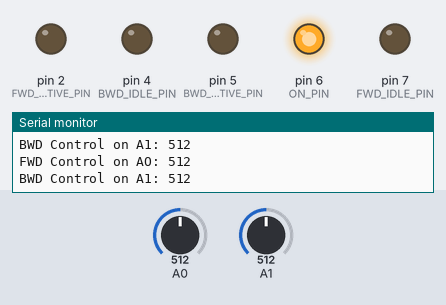
The sketch below on a simulated Arduino Uno, built with avr-gcc and run on an emulated ATmega328P. Shown: output pins drawn as LEDs (lit = HIGH), the last lines printed to the serial monitor. The inputs (shaded band) are chosen by the test bench; at power-on: A0 = 512, A1 = 512.

Above: at 1.2 s.
1.3 s: A0 set to 584
4.3 s: A0 set to 614
At 5.3 s:
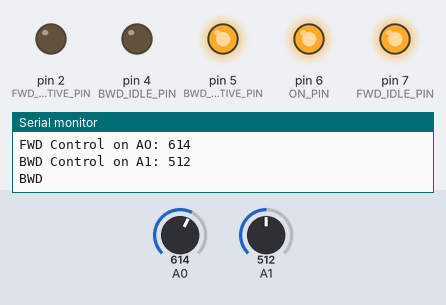
5.9 s: A1 set to 590
8.1 s: A1 set to 617
At 10.5 s:
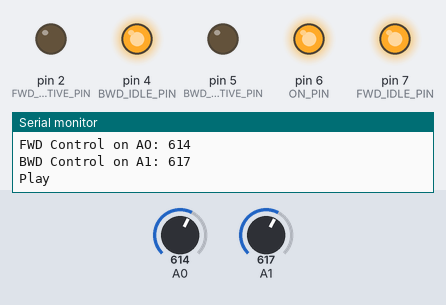
10.8 s: A0 set to 511
At 12.3 s:
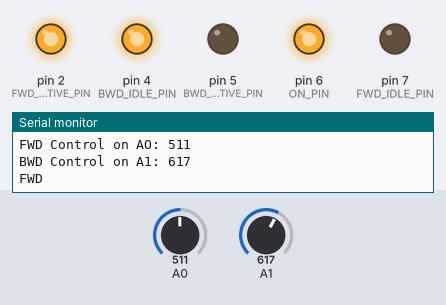
12.6 s: A0 set to 716
At 14.6 s:
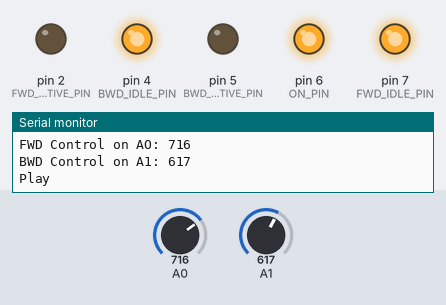
Timing chart, 0 to 16.0 s (numbered marks = the images above; inputs shaded):
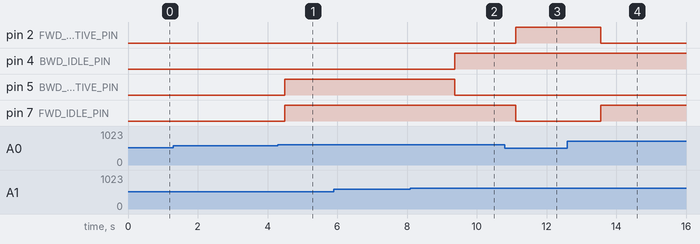

The sketch:

VideobotControl.ino
```cpp
#define PLAY 0xEF50AF
#define STOP 0xEF40BF
#define FWD 0xEF0AF5
#define BWD 0xEF2AD5

#define IR_SIGNAL_COUNT 1
#define JUMP_DELAY 1000

#include <IRremote.h>

IRsend irsend;

const int FWD_IDLE_PIN = 7;
const int FWD_ACTIVE_PIN = 2;
const int BWD_IDLE_PIN = 4;
const int BWD_ACTIVE_PIN = 5;
const int ON_PIN = 6;

const int treshold = 600;


void setup() {
Serial.begin(9600);
  pinMode(FWD_IDLE_PIN, OUTPUT);
  pinMode(FWD_ACTIVE_PIN, OUTPUT);
  pinMode(BWD_IDLE_PIN, OUTPUT);
  pinMode(BWD_ACTIVE_PIN, OUTPUT);
  pinMode(ON_PIN, OUTPUT);
  pinMode(A0, INPUT);
  pinMode(A1, INPUT);
  digitalWrite(ON_PIN, HIGH);   // set the LED on
}
void loop() {
  int fwdControl = analogRead(A0);
  Serial.print("FWD Control on AO: ");
  Serial.println(fwdControl);
  int bwdControl = analogRead(A1);
  Serial.print("BWD Control on A1: ");
  Serial.println(bwdControl);

  if(fwdControl > treshold && bwdControl > treshold){
    play();
  }
  if(fwdControl < treshold && bwdControl > treshold){
    fwd();
    delay(JUMP_DELAY);
  }
  if(fwdControl > treshold && bwdControl < treshold){
    bwd();
    delay(JUMP_DELAY);
  }
  delay(50);
}

void play(){
  Serial.println("Play");
  sendPlayCommand();
  digitalWrite(FWD_IDLE_PIN, HIGH);   // set the LED on
  digitalWrite(FWD_ACTIVE_PIN, LOW);   // set the LED on
  digitalWrite(BWD_IDLE_PIN, HIGH);   // set the LED on
  digitalWrite(BWD_ACTIVE_PIN, LOW);   // set the LED on
}
void fwd(){
  Serial.println("FWD");
  sendFwdCommand();
  digitalWrite(FWD_IDLE_PIN, LOW);   // set the LED on
  digitalWrite(FWD_ACTIVE_PIN, HIGH);   // set the LED on
  digitalWrite(BWD_IDLE_PIN, HIGH);   // set the LED on
  digitalWrite(BWD_ACTIVE_PIN, LOW);   // set the LED on
}
void bwd(){
  Serial.println("BWD");
  sendBwdCommand();
  digitalWrite(FWD_IDLE_PIN, HIGH);   // set the LED on
  digitalWrite(FWD_ACTIVE_PIN, LOW);   // set the LED on
  digitalWrite(BWD_IDLE_PIN, LOW);   // set the LED on
  digitalWrite(BWD_ACTIVE_PIN, HIGH);   // set the LED on
}

void sendPlayCommand() {
  for (int i = 0; i < IR_SIGNAL_COUNT; i++) {
    irsend.sendNEC(0xEF50AF, 32);
    delay(100);
  }
}
void sendFwdCommand() {
  for (int i = 0; i < IR_SIGNAL_COUNT; i++) {
    irsend.sendNEC(FWD, 32);
    delay(100);
  }
}
void sendBwdCommand() {
  for (int i = 0; i < IR_SIGNAL_COUNT; i++) {
    irsend.sendNEC(BWD, 32);
    delay(100);
  }
}
```

Measured:
- the behaviour switches between 600 and 601 on A0 (found by bisection; images 0 and 1)
- the behaviour switches between 600 and 601 on A1 (found by bisection; images 1 and 2)
- after the input at 4.3 s, pin 5 (BWD_ACTIVE_PIN), pin 7 (FWD_IDLE_PIN): LOW → HIGH after 0.19 s
- after the input at 8.1 s, pin 4 (BWD_IDLE_PIN): LOW → HIGH after 1.3 s; pin 5 (BWD_ACTIVE_PIN): HIGH → LOW after 1.3 s
- after the input at 10.8 s, pin 2 (FWD_ACTIVE_PIN): LOW → HIGH after 0.32 s; pin 7 (FWD_IDLE_PIN): HIGH → LOW after 0.32 s
- after the input at 12.6 s, pin 2 (FWD_ACTIVE_PIN): HIGH → LOW after 0.96 s; pin 7 (FWD_IDLE_PIN): LOW → HIGH after 0.96 s
